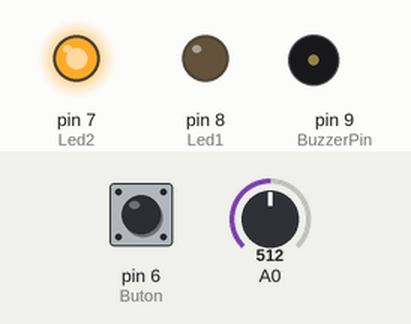
Recording of a sketch running on a simulated Arduino Uno, built with avr-gcc and run on an emulated ATmega328P. Shown: output pins drawn as LEDs (lit = HIGH), buzzer (waves = sounding, pin HIGH). Inputs (shaded band) come from the test bench; at power-on: A0 = 512, pin 6 (Buton) LOW.

Above: at 1.2 s.
1.3 s: A0 set to 310
2.8 s: A0 set to 283
At 3.6 s:
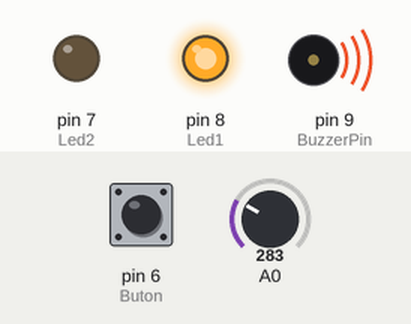
4.3 s: pin 6 (Buton) pulled HIGH for 3.2 s
At 4.7 s:
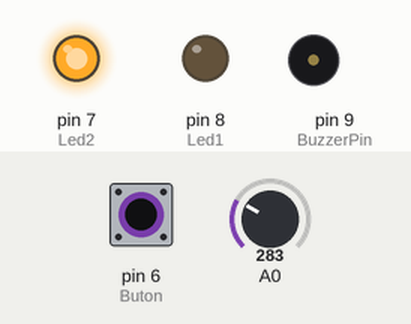
Timing chart, 0 to 9.0 s (numbered marks = the images above; inputs shaded):
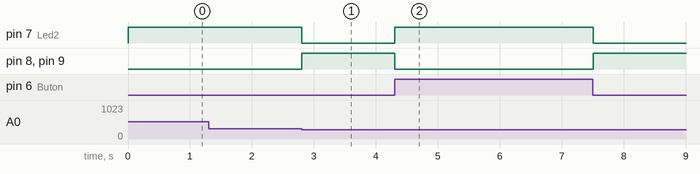

The sketch:

Kod.ino
```cpp
#include <IRremote.h>
int BuzzerPin=9,Led1=8;
int Led2=7,Buton=6,control=0;
IRrecv irrecv(4);
decode_results results;
#define PowerTUS 0x1CE3F00F
void setup(){
  irrecv.enableIRIn();
  pinMode(BuzzerPin,OUTPUT);
  pinMode(Led1,OUTPUT);
  pinMode(Led2,OUTPUT);
  pinMode(Buton,INPUT);
  pinMode(A0,INPUT);
}
void loop(){
  if(analogRead(A0)<300)
    control=1; //Hırsız var
  if(digitalRead(Buton)==1)
    control=0;  //Alarmı kapat
  if (irrecv.decode(&results)){
    if(results.value==PowerTUS)
      control=0; //Alarm Kapat
    irrecv.resume();
  }

  if(control==1){  //Alarmı Aç
    digitalWrite(Led1,HIGH);
    digitalWrite(BuzzerPin,HIGH);
    digitalWrite(Led2,LOW);
  }
  else{        //Alarmı Kapat
    digitalWrite(Led1,LOW);
    digitalWrite(BuzzerPin,LOW);
    digitalWrite(Led2,HIGH);
  }
}
```

Measured:
- the behaviour switches between 300 and 299 on A0 (found by bisection; images 0 and 1)
- after the input at 1.3 s, every drawn part: stays the same
- after the input at 2.8 s, pin 7 (Led2): HIGH → LOW at once; pin 8 (Led1), pin 9 (BuzzerPin): LOW → HIGH at once
- after the input at 4.3 s, pin 7 (Led2): LOW → HIGH at once, → LOW 3.2 s later; pin 8 (Led1), pin 9 (BuzzerPin): HIGH → LOW at once, → HIGH 3.2 s later
